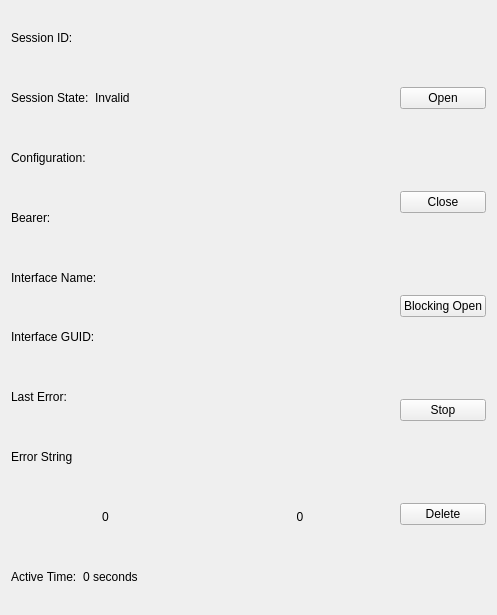
<?xml version="1.0" encoding="UTF-8"?>
<ui version="4.0">
 <class>SessionWidget</class>
 <widget class="QWidget" name="SessionWidget">
  <property name="geometry">
   <rect>
    <x>0</x>
    <y>0</y>
    <width>497</width>
    <height>615</height>
   </rect>
  </property>
  <property name="windowTitle">
   <string>Session Details</string>
  </property>
  <layout class="QHBoxLayout" name="horizontalLayout">
   <item>
    <layout class="QVBoxLayout" name="verticalLayout">
     <item>
      <layout class="QHBoxLayout" name="sessionIdLayout">
       <item>
        <widget class="QLabel" name="sessionIdLabel">
         <property name="text">
          <string>Session ID:</string>
         </property>
        </widget>
       </item>
       <item>
        <widget class="QLabel" name="sessionId">
         <property name="sizePolicy">
          <sizepolicy hsizetype="MinimumExpanding" vsizetype="Preferred">
           <horstretch>0</horstretch>
           <verstretch>0</verstretch>
          </sizepolicy>
         </property>
         <property name="text">
          <string/>
         </property>
        </widget>
       </item>
      </layout>
     </item>
     <item>
      <layout class="QHBoxLayout" name="sessionStateLayout">
       <item>
        <widget class="QLabel" name="sessionStateLabel">
         <property name="sizePolicy">
          <sizepolicy hsizetype="Preferred" vsizetype="Preferred">
           <horstretch>0</horstretch>
           <verstretch>0</verstretch>
          </sizepolicy>
         </property>
         <property name="text">
          <string>Session State:</string>
         </property>
        </widget>
       </item>
       <item>
        <widget class="QLabel" name="sessionState">
         <property name="sizePolicy">
          <sizepolicy hsizetype="MinimumExpanding" vsizetype="Preferred">
           <horstretch>0</horstretch>
           <verstretch>0</verstretch>
          </sizepolicy>
         </property>
         <property name="text">
          <string>Invalid</string>
         </property>
        </widget>
       </item>
      </layout>
     </item>
     <item>
      <layout class="QHBoxLayout" name="configurationLayout">
       <item>
        <widget class="QLabel" name="configurationLabel">
         <property name="text">
          <string>Configuration:</string>
         </property>
        </widget>
       </item>
       <item>
        <widget class="QLabel" name="configuration">
         <property name="sizePolicy">
          <sizepolicy hsizetype="MinimumExpanding" vsizetype="Preferred">
           <horstretch>0</horstretch>
           <verstretch>0</verstretch>
          </sizepolicy>
         </property>
         <property name="text">
          <string/>
         </property>
        </widget>
       </item>
      </layout>
     </item>
     <item>
      <layout class="QHBoxLayout" name="bearerLayout">
       <item>
        <widget class="QLabel" name="bearerLabel">
         <property name="text">
          <string>Bearer:</string>
         </property>
        </widget>
       </item>
       <item>
        <widget class="QLabel" name="bearer">
         <property name="sizePolicy">
          <sizepolicy hsizetype="MinimumExpanding" vsizetype="Preferred">
           <horstretch>0</horstretch>
           <verstretch>0</verstretch>
          </sizepolicy>
         </property>
         <property name="text">
          <string/>
         </property>
        </widget>
       </item>
      </layout>
     </item>
     <item>
      <layout class="QHBoxLayout" name="interfaceNameLayout">
       <item>
        <widget class="QLabel" name="interfaceNameLabel">
         <property name="text">
          <string>Interface Name:</string>
         </property>
        </widget>
       </item>
       <item>
        <widget class="QLabel" name="interfaceName">
         <property name="sizePolicy">
          <sizepolicy hsizetype="MinimumExpanding" vsizetype="Preferred">
           <horstretch>0</horstretch>
           <verstretch>0</verstretch>
          </sizepolicy>
         </property>
         <property name="text">
          <string/>
         </property>
        </widget>
       </item>
      </layout>
     </item>
     <item>
      <layout class="QHBoxLayout" name="interfaceGuidLayout">
       <item>
        <widget class="QLabel" name="interfaceGuidLabel">
         <property name="text">
          <string>Interface GUID:</string>
         </property>
        </widget>
       </item>
       <item>
        <widget class="QLabel" name="interfaceGuid">
         <property name="sizePolicy">
          <sizepolicy hsizetype="MinimumExpanding" vsizetype="Preferred">
           <horstretch>0</horstretch>
           <verstretch>0</verstretch>
          </sizepolicy>
         </property>
         <property name="text">
          <string/>
         </property>
        </widget>
       </item>
      </layout>
     </item>
     <item>
      <layout class="QHBoxLayout" name="lastErrorLayout">
       <item>
        <widget class="QLabel" name="lastErrorLabel">
         <property name="text">
          <string>Last Error:</string>
         </property>
        </widget>
       </item>
       <item>
        <widget class="QLabel" name="lastError">
         <property name="sizePolicy">
          <sizepolicy hsizetype="MinimumExpanding" vsizetype="Preferred">
           <horstretch>0</horstretch>
           <verstretch>0</verstretch>
          </sizepolicy>
         </property>
         <property name="text">
          <string/>
         </property>
        </widget>
       </item>
      </layout>
     </item>
     <item>
      <layout class="QHBoxLayout" name="errorStringLayout">
       <item>
        <widget class="QLabel" name="errorStringLabel">
         <property name="text">
          <string>Error String</string>
         </property>
        </widget>
       </item>
       <item>
        <widget class="QLabel" name="errorString">
         <property name="sizePolicy">
          <sizepolicy hsizetype="MinimumExpanding" vsizetype="Preferred">
           <horstretch>0</horstretch>
           <verstretch>0</verstretch>
          </sizepolicy>
         </property>
         <property name="text">
          <string/>
         </property>
        </widget>
       </item>
      </layout>
     </item>
     <item>
      <layout class="QHBoxLayout" name="errorStringLayout_2">
       <item>
        <widget class="QLabel" name="rxData">
         <property name="text">
          <string>0</string>
         </property>
         <property name="alignment">
          <set>Qt::AlignCenter</set>
         </property>
        </widget>
       </item>
       <item>
        <widget class="QLabel" name="txData">
         <property name="text">
          <string>0</string>
         </property>
         <property name="alignment">
          <set>Qt::AlignCenter</set>
         </property>
        </widget>
       </item>
      </layout>
     </item>
     <item>
      <layout class="QHBoxLayout" name="errorStringLayout_3">
       <item>
        <widget class="QLabel" name="errorStringLabel_2">
         <property name="text">
          <string>Active Time:</string>
         </property>
        </widget>
       </item>
       <item>
        <widget class="QLabel" name="activeTime">
         <property name="sizePolicy">
          <sizepolicy hsizetype="MinimumExpanding" vsizetype="Preferred">
           <horstretch>0</horstretch>
           <verstretch>0</verstretch>
          </sizepolicy>
         </property>
         <property name="text">
          <string>0 seconds</string>
         </property>
        </widget>
       </item>
      </layout>
     </item>
    </layout>
   </item>
   <item>
    <layout class="QVBoxLayout" name="verticalLayout_2">
     <item>
      <widget class="QPushButton" name="openSessionButton">
       <property name="text">
        <string>Open</string>
       </property>
      </widget>
     </item>
     <item>
      <widget class="QPushButton" name="closeSessionButton">
       <property name="text">
        <string>Close</string>
       </property>
      </widget>
     </item>
     <item>
      <widget class="QPushButton" name="openSyncSessionButton">
       <property name="text">
        <string>Blocking Open</string>
       </property>
      </widget>
     </item>
     <item>
      <widget class="QPushButton" name="stopSessionButton">
       <property name="text">
        <string>Stop</string>
       </property>
      </widget>
     </item>
     <item>
      <widget class="QPushButton" name="deleteSessionButton">
       <property name="text">
        <string>Delete</string>
       </property>
      </widget>
     </item>
    </layout>
   </item>
  </layout>
 </widget>
 <resources/>
 <connections/>
</ui>
